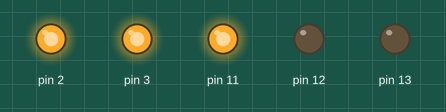
Simulated run of this sketch. Board: Arduino Uno, built with avr-gcc and run on an emulated ATmega328P. Parts: output pins drawn as LEDs (lit = HIGH).

Above: at 0.1 s.
At 4.3 s:
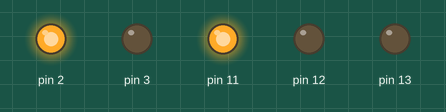
At 9.1 s:
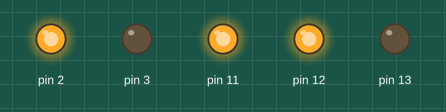
At 18.8 s:
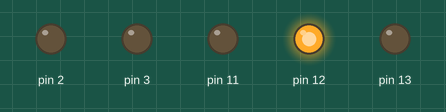
At 29.3 s:
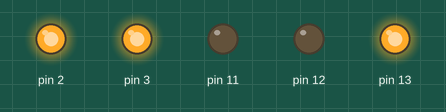
At 38.8 s:
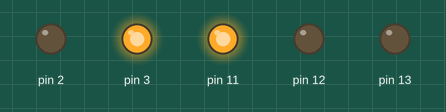
Timing chart, 0 to 40.0 s (numbered marks = the images above):
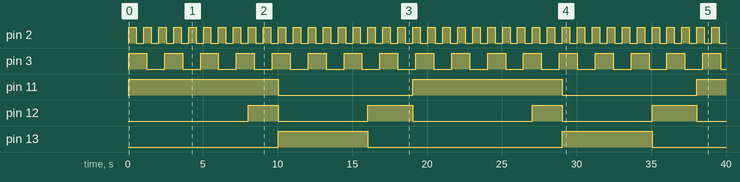

Measured:
- by itself, pin 2: alternates HIGH for 0.50 s and LOW for 0.50 s
- by itself, pin 3: alternates HIGH for 1.2 s and LOW for 1.2 s
- by itself, pin 11: alternates HIGH for 10.0 s and LOW for 9.0 s
- by itself, pin 12: LOW → HIGH at 8.1 s, → LOW 2.0 s later, → HIGH 6.0 s later, → LOW 3.0 s later, … (8 changes in this stretch)
- by itself, pin 13: alternates HIGH for 6.0 s and LOW for 13.0 s

The sketch:

MultitaskingFablab.ino
```cpp
#include "arduino_multitasking.h"

// Zustandskonstanten, optional, wird nur bei komplexeren Projekten benötigt
enum States {
  AUS, GRUEN, GELB, ROT, ROT_GELB
};

class BlinkLed : public Component {
  public:
    int _pin;
    int blinkDelay;

    void on() {
      digitalWrite(_pin, HIGH);
    }

    void off() {
      digitalWrite(_pin, LOW);
    }

    void blink(int delayMs) {
      blinkDelay= delayMs;
    }

    void setup(int pin) {
      _pin = pin;
      pinMode(_pin, OUTPUT);
      off();
    }

    void loop() {
      if (blinkDelay) {
        digitalWrite(_pin, !digitalRead(_pin));
        wait(blinkDelay);
      }
    }
};

class Ampel : public Component {
  public:
    BlinkLed rot, gelb, gruen;

    void setup(int rotPin, int gelbPin, int gruenPin) {
      rot.setup(rotPin);
      gelb.setup(gelbPin);
      gruen.setup(gruenPin);
      scheduler.add(rot);
      scheduler.add(gelb);
      scheduler.add(gruen);
      state = AUS;
    }

    void loop() {
      switch (state) {

        case AUS:
          gruen.off();
          gelb.off();
          rot.off();
          break;

        case ROT:
          gruen.off();
          gelb.off();
          rot.on();
          state = ROT_GELB;
          wait(8000);
          break;

        case ROT_GELB:
          gruen.off();
          gelb.on();
          rot.on();
          wait(2000);
          state = GRUEN;
          break;

        case GRUEN:
          gruen.on();
          gelb.off();
          rot.off();
          wait(6000);
          state = GELB;
          break;

        case GELB:
          gruen.off();
          gelb.on();
          rot.off();
          wait(3000);
          state = ROT;
          break;
      }
    }
};


// Komponenten erstellen
BlinkLed roteLed;
BlinkLed blaueLed;
Ampel ampel;

void setup() {
  // Setup der Applikation
  Serial.begin(9600);

  // Setup der Komponenten
  roteLed.setup(2);
  blaueLed.setup(3);
  ampel.setup(11, 12, 13);

  // Komponenten dem Scheduler hinzufügen
  scheduler.add(roteLed);
  scheduler.add(blaueLed);
  scheduler.add(ampel);

  // Den Komponenten Aufgaben zuweisen
  roteLed.blinkDelay = 500;
  blaueLed.blinkDelay = 1200;
  ampel.state = ROT;
}

void loop() {
  scheduler.loop();  // Dieser Aufruf muss immer vorhanden sein!
  // Hier sind weitere Ergänzungen möglich
}
```

arduino_multitasking.cpp
```cpp
#include "arduino_multitasking.h"

Scheduler scheduler;

// Zeitvergleichsfunktion ohne Überlaufproblem
bool isTimeOver(unsigned long startTime, unsigned long waitTime) {
  return ((unsigned long)(millis() - startTime) >= waitTime);
}

// nicht blockierender delay
void _delay(unsigned long ms) {
  unsigned long end = millis() + ms;
  while ((long)(millis() - end) < 0) {
    scheduler.loop();
  }
}

Component::Component()
  : _interval(50), _active(true), _prevExecute(0), _delay(0),
    state(0) {}

void Component::setInterval(unsigned long interval) {
  _interval = interval;
}

void Component::active(bool activate) {
  _active = activate;
  if (activate) {
    _prevExecute = 0;
    _delay = 0;
  }
}

void Component::loop() {}

bool Component::active() const {
  return _active;
}

void Component::changeState(int newState) {
  fromState = state;
  state = newState;
}

void Component::update() {
  if (!_active) return;

  if (_delay && !isTimeOver(_prevExecute, _delay)) {
      return;
  }
  _delay = 0;

  if (isTimeOver(_prevExecute, _interval)) {
    _prevExecute = millis();
    loop();
  }
}

void Component::wait(unsigned long ms) {
  _delay = ms;
}


Scheduler::Scheduler() : _count(0) {}

bool Scheduler::add(Component& thread) {
  if (_count >= MAX_THREADS) return false;
  _threads[_count++] = &thread;
  return true;
}

void Scheduler::loop() {
  for (int i = 0; i < _count; i++) {
      if (_threads[i]->active()) {
          _threads[i]->update();
      }
  }
}
```

arduino_multitasking.h
```cpp
#pragma once
#include <arduino.h>
#define MAX_THREADS 20

extern bool isTimeOver(unsigned long startTime, unsigned long waitTime);
extern void _delay(unsigned long ms);


class Component {
  public:
    Component();
    void setInterval(unsigned long interval);
    void active(bool activate);
    bool active() const;
    void update();
    void wait(unsigned long ms);
    void changeState(int newState);

    virtual void loop();

    int state;
    int fromState;

  protected:
    unsigned long _interval;

  private:
    bool _active;
    unsigned long _prevExecute;
    unsigned long _delay;

};


class Scheduler {
public:
    Scheduler();

    bool add(Component& thread);
    void loop();

private:
    Component* _threads[MAX_THREADS];
    int _count;
};

extern Scheduler scheduler;
```
